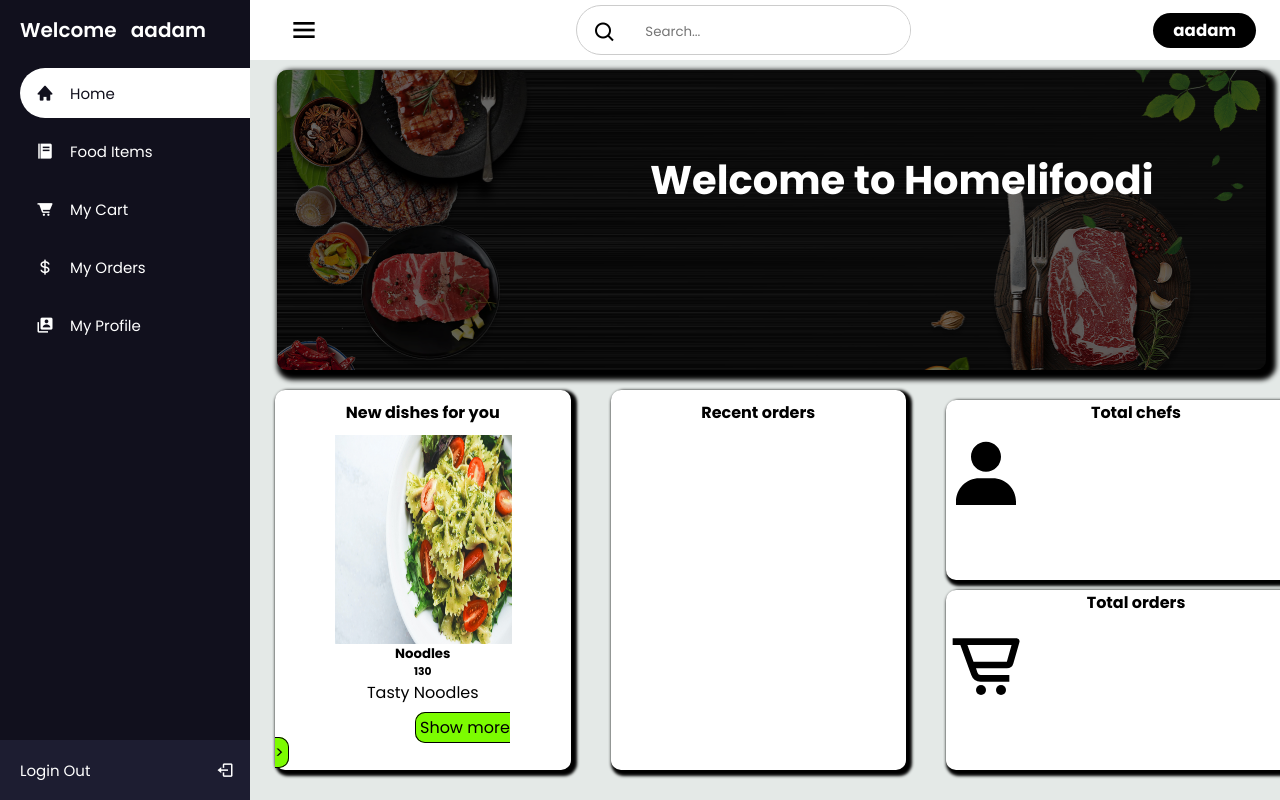
/userhome.php (signed in), run on the app's committed database.
### tables this page shows
CREATE TABLE `products` (
  `prdt_id` int(11) NOT NULL,
  `chefs_id` int(11) NOT NULL,
  `prdt_name` varchar(25) NOT NULL,
  `prdt_price` varchar(30) NOT NULL,
  `prdt_image` varchar(500) NOT NULL,
  `prdt_description` varchar(50) NOT NULL,
  `prdt_status` tinyint(4) NOT NULL
);

### userhome.php (the view, shortened to what this page needs)
<?php
include 'connect.php';
$sqlb = "SELECT * FROM tbl_login WHERE login_id ='" . $_SESSION['login_id'] . "'";
$resb = mysqli_query($con, $sqlb);
if ($reslt = mysqli_fetch_array($resb)) {
    $reslt['username'];
}
?>
<?php
$resq = "SELECT * FROM products ORDER BY prdt_id DESC LIMIT 1";
$resw = mysqli_query($con, $resq);
if ($rese = mysqli_fetch_array($resw)) {
    $imageurl = "Chefs/food_images/" . $rese['prdt_image'];
}
?>
<!DOCTYPE html>
<html lang="en">
<head>
    <link rel="stylesheet" href="css/main.css">
    <link href='https://unpkg.com/boxicons@2.1.1/css/boxicons.min.css' rel='stylesheet'>
</head>
<body>
    <div class="sidebar">
        <div class="logo_details">
            <div class="logo_name">
                Welcome &nbsp <?php echo $reslt['username']; ?>
            </div>
        </div>
        <ul>
            <li>
                <a href="#" class="active">
                    <i class='bx bxs-home'></i>
                    <span class="links_name">Home</span>
                </a>
            </li>
            <li>
                <a href="foods.php">
                    <i class='bx bxs-food-menu'></i>
                    <span class="links_name"> Food Items</span>
                </a>
            </li>
            <li>
                <a href="cart.php">
                    <i class='bx bxs-cart-alt'></i>
                    <span class="links_name">
                        My Cart
                    </span>
                </a>
            </li>
            <li>
                <a href="orders.php">
                    <i class='bx bx-dollar'></i>
                    <span class="links_name">
                        My Orders
                    </span>
                </a>
            </li>
            <li>
                <a href="profile.php">
                    <i class='bx bxs-user-account'></i>
                    <span class="links_name">
                        My Profile
                    </span>
                </a>
            </li>
            <li class="login">
                <a href="logout.php">
                    <span class="links_name login_out">
                        Login Out
                    </span>
                    <i class='bx bx-log-out' id="log_out"></i>
                </a>
            </li>
        </ul>
    </div>
    <section class="home_section">
        <div class="topbar">
            <div class="toggle">
                <i class='bx bx-menu' id="btn"></i>
            </div>
            <div class="search_wrapper">
                <label>
                    <span>
                        <i class='bx bx-search'></i>
                    </span>
                    <input type="search" placeholder="Search...">
                </label>
            </div>
            <div class="user_wrapper">
                <h5><?php echo $reslt['username']; ?></h5>
            </div>
        </div>
        <div class="cfhome">
            <div class="homeland">
                <img src="image/homeland.jpg">
                <h2>Welcome to Homelifoodi</h2>
            </div>
            <div class="allcnts">
                <div class="neworders">
                    <h4>New dishes for you</h4>
                    <img src="<?php echo $imageurl ?>">
                    <div class="dishdetails">
                        <h5><?php echo $rese['prdt_name']; ?></h5>
                        <h6><?php echo $rese['prdt_price']; ?></h6>
                        <p><?php echo $rese['prdt_description']; ?></p>
                    </div>
                    <a href="foods.php">Show more ></a>
                </div>
                <div class="recentadded">
                    <h4>Recent orders</h4>
                </div>
                <div class="aggregte">
                    <div class="aggritms">
                        <h4>Total chefs</h4>
                        <svg xmlns="http://www.w3.org/2000/svg" width="24" height="24" viewBox="0 0 24 24" style="fill: rgba(0, 0, 0, 1);transform: ;msFilter:;">
                            <path d="M7.5 6.5C7.5 8.981 9.519 11 12 11s4.5-2.019 4.5-4.5S14.481 2 12 2 7.5 4.019 7.5 6.5zM20 21h1v-1c0-3.859-3.141-7-7-7h-4c-3.86 0-7 3.141-7 7v1h17z"></path>
                        </svg>
                    </div>
                    <div class="aggritms1">
                        <h4>Total orders </h4>
                    </div>
                </div>
            </div>
        </div>
</body>
</html>

### css/main.css (style rules this page uses)
:root { --dark-blue: #11101D; --white-blue: #1D1D31; --white: #fff; --gray: #8390a2; }
* { margin: 0; padding: 0; box-sizing: border-box; font-family: 'Poppins', sans-serif; }
.sidebar { position: fixed; left: 0; top: 0; width: 250px; height: 100%; padding-left: 20px; background: var(--dark-blue); transition: all 0.5s ease; z-index: 99; }
.sidebar .logo_details { position: relative; height: 60px; display: flex; align-items: center; }
.sidebar li { position: relative; margin: 8px 0; list-style: none; }
.sidebar i { position: relative; height: 60px; min-width: 50px; font-size: 28px; line-height: 60px; text-align: center; color: var(--white); }
.sidebar .logo_details .logo_name { font-size: 20px; font-weight: 600; color: var(--white); transition: all 0.5s ease; }
.sidebar ul li a i { position: relative; height: 50px; font-size: 18px; line-height: 50px; }
.sidebar ul li a { width: 100%; height: 100%; display: flex; align-items: center; text-decoration: none; border-radius: 30px 0px 0px 30px; transition: all 0.5s ease; }
.sidebar ul li a .links_name { font-size: 15px; font-weight: 400; color: var(--white); transition: 0.4s; }
.sidebar li.login { position: fixed; width: 250px; height: 60px; left: 0; bottom: -8px; padding: 20px 20px; background: var(--white-blue); transition: all 0.5s ease; }
.sidebar .login #log_out { position: absolute; height: 60px; right: 0; top: 50%; transform: translateY(-50%); line-height: 60px; transition: all 0.5s ease; }
.sidebar li a.active { background: var(--white); }
.sidebar li a.active .links_name, .sidebar li a.active i { color: var(--dark-blue); }
.home_section { position: relative; width: calc(100% - 250px); min-height: 100vh; left: 250px; top: 0; background: #E4E9E7; transition: all 0.5s ease; }
.home_section .topbar { position: relative; width: 100%; height: 60px; display: flex; justify-content: space-between; align-items: center; padding: 1rem 1.5rem; background: var(--white); }
.home_section .topbar .toggle { position: relative; width: 60px; height: 60px; display: flex; justify-content: center; align-items: center; font-size: 2em; cursor: pointer; }
.home_section .topbar .search_wrapper { position: relative; height: 50px; display: flex; align-items: center; border: 1px solid #ccc; border-radius: 30px; overflow-x: hidden; }
.home_section .topbar .search_wrapper input { position: relative; height: 100%; padding: 0.5rem; border: none; outline: none; }
.home_section .topbar .search_wrapper span { display: inline-block; padding: 0rem 1rem; transform: translateY(20%); font-size: 1.5rem; }

### data on the page
products: prdt_image (picture), prdt_name "Noodles", prdt_price "130", prdt_description "Tasty Noodles"

### other printed values
$reslt['username'] "aadam"
